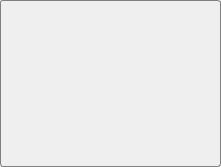
<?xml version="1.0" encoding="UTF-8"?>
<ui version="4.0">
 <class>channel_panel</class>
 <widget class="QWidget" name="channel_panel">
  <property name="geometry">
   <rect>
    <x>0</x>
    <y>0</y>
    <width>221</width>
    <height>167</height>
   </rect>
  </property>
  <property name="windowTitle">
   <string>Form</string>
  </property>
  <property name="autoFillBackground">
   <bool>true</bool>
  </property>
  <property name="styleSheet">
   <string notr="true"/>
  </property>
  <layout class="QVBoxLayout" name="verticalLayout">
   <property name="spacing">
    <number>0</number>
   </property>
   <property name="leftMargin">
    <number>0</number>
   </property>
   <property name="topMargin">
    <number>0</number>
   </property>
   <property name="rightMargin">
    <number>0</number>
   </property>
   <property name="bottomMargin">
    <number>0</number>
   </property>
   <item>
    <widget class="QGroupBox" name="groupBox">
     <property name="styleSheet">
      <string notr="true">QGroupBox{ 
     border: 1px solid gray; 
     border-radius: 3px; 
 } </string>
     </property>
     <property name="title">
      <string/>
     </property>
     <property name="flat">
      <bool>true</bool>
     </property>
    </widget>
   </item>
  </layout>
 </widget>
 <resources/>
 <connections/>
</ui>
